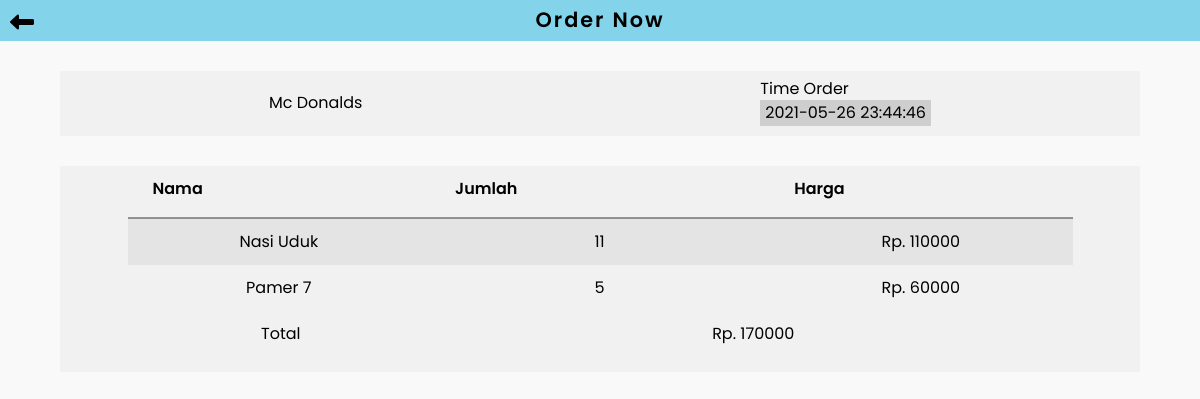
Screenshot of /customer/order/detail.php?kode=100 with the database file from the repository.
### tables this page shows
CREATE TABLE `store` (
  `id` int(11) NOT NULL,
  `name` varchar(50) NOT NULL,
  `address` varchar(100) NOT NULL,
  `phone_number` varchar(13) NOT NULL,
  `status` enum('active','deactive') NOT NULL,
  `id_client` int(11) NOT NULL,
  `image` varchar(255) NOT NULL,
  `date_c` timestamp NOT NULL DEFAULT current_timestamp() ON UPDATE current_timestamp()
);

CREATE TABLE `orders` (
  `id` int(11) NOT NULL,
  `date_o` timestamp NOT NULL DEFAULT current_timestamp() ON UPDATE current_timestamp(),
  `total` int(11) NOT NULL,
  `id_customer` int(11) NOT NULL,
  `status` enum('bb','sb','ex','cc') NOT NULL,
  `id_cashier` int(11) NOT NULL,
  `req` enum('pd','rp') NOT NULL
);

CREATE TABLE `detail_order` (
  `id` int(11) NOT NULL,
  `id_order` int(11) NOT NULL,
  `id_product` int(11) NOT NULL,
  `cont` int(11) NOT NULL,
  `notes` varchar(100) NOT NULL
);

CREATE TABLE `products` (
  `id_p` int(11) NOT NULL,
  `types` enum('foods','drinks','snacks') NOT NULL,
  `name_p` varchar(50) NOT NULL,
  `price` int(11) NOT NULL,
  `stocks` int(11) NOT NULL,
  `image` varchar(255) NOT NULL,
  `id_store` int(11) NOT NULL,
  `status` enum('ready','empty') NOT NULL
);

### customer/order/detail.php (the view, shortened to what this page needs)
<?php
include '../../inc/koneksi.php';
if (isset($_GET['kode'])) {
  $a=$_GET['kode'];
}
  $sql_cek="SELECT s.name, o.date_o
    FROM orders AS o
    LEFT JOIN detail_order AS do ON do.id_order=o.id
    LEFT JOIN products AS p ON p.id_p=do.id_product
    LEFT JOIN store AS s ON s.id=p.id_store
    WHERE o.id=$a";
  $query_cek = mysqli_query($koneksi, $sql_cek);
  $data_cek= mysqli_fetch_array($query_cek,MYSQLI_ASSOC);
  $total=0;
 ?>
<!DOCTYPE html>
<html lang="en">
<head>
	<link rel="stylesheet" href="../../dist/css/style.css">
</head>
<body>
  <header class="head-profil">
    <a href="./orders.php"><i class="fas fa-long-arrow-alt-left" id="arrow"></i></a>
    <h2>Order Now</h2>
  </header>
  <main>
    <div class="konten-order">
      <div style="align-self: center">
        <p><?= $data_cek['name']; ?></p>
      </div>
      <div>
        <p>Time Order</p>
        <p class="time"><?= $data_cek['date_o']; ?></p>
      </div>
    </div>
    <div class="konten-order1">
      <table>
        <tr>
          <th>Nama</th>
          <th>Jumlah</th>
          <th>Harga</th>
        </tr>
        <?php
        $cek_sql="SELECT p.name_p, do.cont, p.price
        FROM orders AS o
        RIGHT JOIN customer AS c ON o.id_customer=c.id
        LEFT JOIN detail_order AS do ON do.id_order=o.id
        LEFT JOIN products AS p ON p.id_p=do.id_product
        LEFT JOIN store AS s ON s.id=p.id_store
        WHERE o.id=$a";
        $cek_query = mysqli_query($koneksi, $cek_sql);
        while($cek_data= mysqli_fetch_array($cek_query,MYSQLI_ASSOC)) {?>
        <tr>
          <td><?= $cek_data['name_p']; ?></td>
          <td><?= $cek_data['cont']; ?></td>
          <td>Rp. <?= $a=$cek_data['price'] * $cek_data['cont']; ?></td>
        </tr>
        <?php $total += $a; } ?>
      </table>
      <table class="total">
        <tr>
          <td>Total</td>
          <td>Rp. <?= $total; ?></td>
        </tr>
      </table>
    </div>
  </main>
</body>
</html>

### rows the page displays
store: name "Mc Donalds"
orders: date_o "2021-05-26 23:44:46"
detail_order: id_product.name_p "Nasi Uduk", cont "11", $a=$cek_data['price'] * $cek_data['cont'] "110000"
detail_order: id_product.name_p "Pamer 7", cont "5", $a=$cek_data['price'] * $cek_data['cont'] "60000"

### other values shown
$total "170000"
